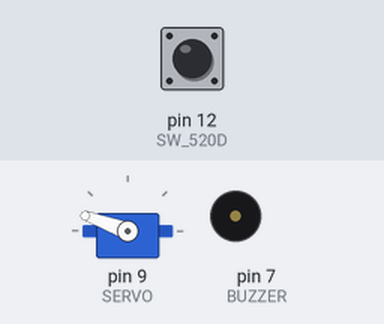
A sketch run on a simulated Arduino Uno, built with avr-gcc and run on an emulated ATmega328P. Parts: servo, buzzer (waves = sounding, pin HIGH). The test bench sets the inputs (shaded band); at power-on: pin 12 (SW_520D) HIGH. What the sketch prints to the serial monitor is not drawn.

Above: at 1.2 s.
1.3 s: pin 12 (SW_520D) pulled LOW for 0.15 s
At 1.51 s:
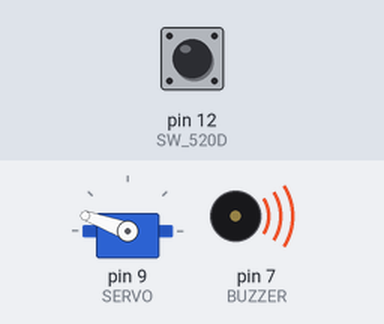
3.1 s: pin 12 (SW_520D) pulled LOW for 3.2 s
At 4.0 s:
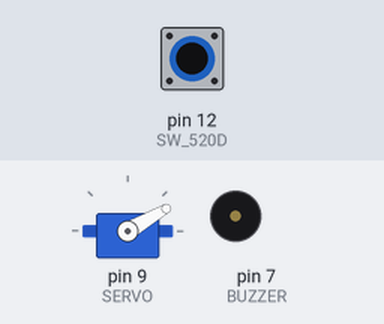
Timing chart, 0 to 8.0 s (numbered marks = the images above; inputs shaded):
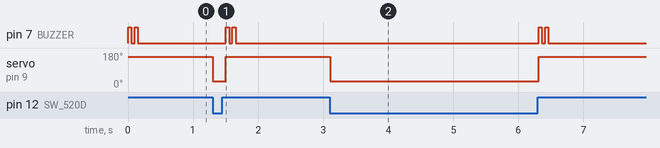

Measured:
- after the input at 1.3 s, pin 7 (BUZZER): alternates HIGH for 0.05 s and LOW for 0.05 s, 4 changes in all, then stays LOW, starting after 0.20 s; servo on pin 9 (SERVO): 160° → 30° at once, → 160° 0.20 s later
- after the input at 3.1 s, pin 7 (BUZZER): alternates HIGH for 0.05 s and LOW for 0.05 s, 4 changes in all, then stays LOW, starting after 3.2 s; servo on pin 9 (SERVO): 160° → 30° at once, → 160° 3.2 s later
- by itself, pin 7 (BUZZER): alternates HIGH for 0.05 s and LOW for 0.05 s, 4 changes in all, then stays LOW

The sketch:

lock_smart_bag.ino
```cpp
#include <Servo.h>

#define SERVO 9
#define BUZZER 7
#define SW_520D 12
#define KEY 4

Servo servo;  // 객체 생성
int pos=0;    // 위치

void setup() {
  Serial.begin(9600);
  servo.attach(SERVO);

  pinMode(SW_520D, INPUT);
  pinMode(KEY, INPUT);
  pinMode(BUZZER, OUTPUT);
}
static int buzzerOn=0;

void buzzer_on(){
  if(buzzerOn==0){
    for(int i=0; i<2; i++){
      digitalWrite(BUZZER, HIGH);
      delay(50);
      digitalWrite(BUZZER, LOW);
      delay(50);
    }
    buzzerOn=1;
  }
}
void loop() {
  int sw = digitalRead(SW_520D);
  Serial.print("기울기 : ");
  Serial.println(sw);

  if(sw==LOW){
    servo.write(30);
    buzzerOn=0;
  }
  else{
    servo.write(160);
    buzzer_on();
  }

  delay(100);

}
```
